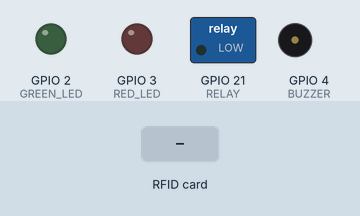
Simulated run of this program. Board: Seeed XIAO ESP32-C3. Parts: switched loads named in the program (green lamp = pin HIGH), output pins drawn as LEDs (lit = HIGH), buzzer (waves = sounding). The test bench sets the inputs (shaded band).

Above: at 1.2 s.
1.3 s: RFID card DE AD BE EF held to the reader
At 1.38 s:
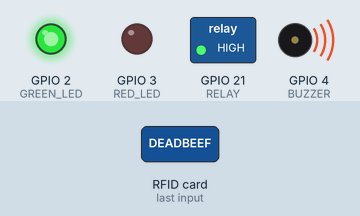
At 1.8 s:
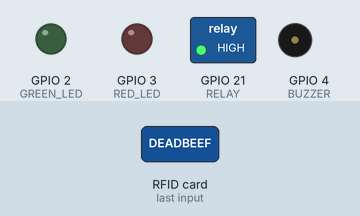
2.9 s: RFID card 5E 7A 19 C4 held to the reader
At 3.3 s:
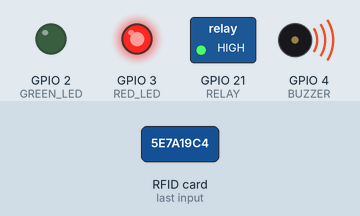
Timing chart, 0 to 7.8 s (numbered marks = the images above; inputs shaded):
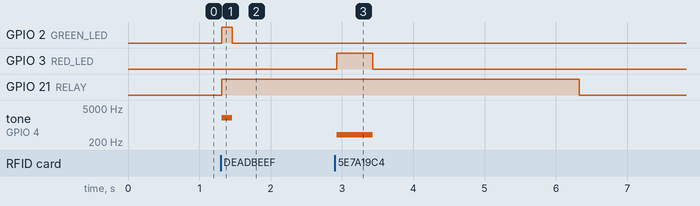

The program:

main.cpp
```cpp
#include <Arduino.h>
#include <SPI.h>
#include <MFRC522.h>

constexpr uint8_t GREEN_LED = 2;
constexpr uint8_t RED_LED = 3;
constexpr uint8_t BUZZER = 4;
constexpr uint8_t BUTTON = 5;
constexpr uint8_t RFID_SS = 6;
constexpr uint8_t RFID_RST = 7;
constexpr uint8_t SPI_MOSI_PIN = 10;
constexpr uint8_t SPI_MISO_PIN = 9;
constexpr uint8_t SPI_SCK_PIN = 8;
constexpr uint8_t RELAY = 21;

constexpr unsigned long UNLOCK_TIME_MS = 5000;
constexpr unsigned long AUTHORIZED_BEEP_MS = 150;
constexpr unsigned long UNAUTHORIZED_BEEP_MS = 500;
constexpr unsigned int AUTHORIZED_TONE_HZ = 2000;
constexpr unsigned int UNAUTHORIZED_TONE_HZ = 400;

// Replace this example UID with the UID of the card that should unlock the
// relay. The UID length must match the card's UID length.
constexpr byte AUTHORIZED_UID[] = {0xDE, 0xAD, 0xBE, 0xEF};
constexpr byte AUTHORIZED_UID_LENGTH = sizeof(AUTHORIZED_UID);

MFRC522 rfid(RFID_SS, RFID_RST);
bool relayActive = false;
unsigned long relayStartedAt = 0;
unsigned long feedbackStartedAt = 0;
unsigned long feedbackDuration = 0;
bool feedbackActive = false;
bool cardPresent = false;

bool isAuthorized(const MFRC522::Uid &uid) {
  if (uid.size != AUTHORIZED_UID_LENGTH) {
    return false;
  }

  for (byte index = 0; index < uid.size; ++index) {
    if (uid.uidByte[index] != AUTHORIZED_UID[index]) {
      return false;
    }
  }
  return true;
}

void startFeedback(bool authorized) {
  digitalWrite(GREEN_LED, authorized ? HIGH : LOW);
  digitalWrite(RED_LED, authorized ? LOW : HIGH);
  tone(BUZZER, authorized ? AUTHORIZED_TONE_HZ : UNAUTHORIZED_TONE_HZ);
  feedbackStartedAt = millis();
  feedbackDuration = authorized ? AUTHORIZED_BEEP_MS : UNAUTHORIZED_BEEP_MS;
  feedbackActive = true;
}

void stopFeedback() {
  digitalWrite(GREEN_LED, LOW);
  digitalWrite(RED_LED, LOW);
  noTone(BUZZER);
  feedbackActive = false;
}

void unlockRelay() {
  digitalWrite(RELAY, HIGH);
  relayActive = true;
  relayStartedAt = millis();
  startFeedback(true);
}

void rejectCard() {
  startFeedback(false);
}

void stopRelayWhenDue() {
  if (relayActive && millis() - relayStartedAt >= UNLOCK_TIME_MS) {
    digitalWrite(RELAY, LOW);
    relayActive = false;
  }
}

void stopFeedbackWhenDue() {
  if (feedbackActive && millis() - feedbackStartedAt >= feedbackDuration) {
    stopFeedback();
  }
}

void readCard() {
  if (!rfid.PICC_IsNewCardPresent()) {
    cardPresent = false;
    return;
  }

  if (cardPresent || !rfid.PICC_ReadCardSerial()) {
    return;
  }

  cardPresent = true;
  if (isAuthorized(rfid.uid)) {
    unlockRelay();
  } else {
    rejectCard();
  }

  rfid.PICC_HaltA();
  rfid.PCD_StopCrypto1();
}

void setup() {
  pinMode(GREEN_LED, OUTPUT);
  pinMode(RED_LED, OUTPUT);
  pinMode(BUZZER, OUTPUT);
  pinMode(BUTTON, INPUT_PULLUP);
  pinMode(RELAY, OUTPUT);

  digitalWrite(RELAY, LOW);
  stopFeedback();

  SPI.begin(SPI_SCK_PIN, SPI_MISO_PIN, SPI_MOSI_PIN, RFID_SS);
  rfid.PCD_Init();
  delay(4);
}

void loop() {
  readCard();
  stopRelayWhenDue();
  stopFeedbackWhenDue();
}
```

Measured:
- after the input at 1.3 s, GPIO 2 (GREEN_LED): LOW → HIGH at once, → LOW 0.15 s later; GPIO 21 (RELAY): LOW → HIGH at once; tone on GPIO 4 (BUZZER): silent → 2000 Hz at once, → silent 0.15 s later
- after the input at 2.9 s, GPIO 3 (RED_LED): LOW → HIGH at once, → LOW 0.50 s later; tone on GPIO 4 (BUZZER): silent → 400 Hz at once, → silent 0.50 s later
